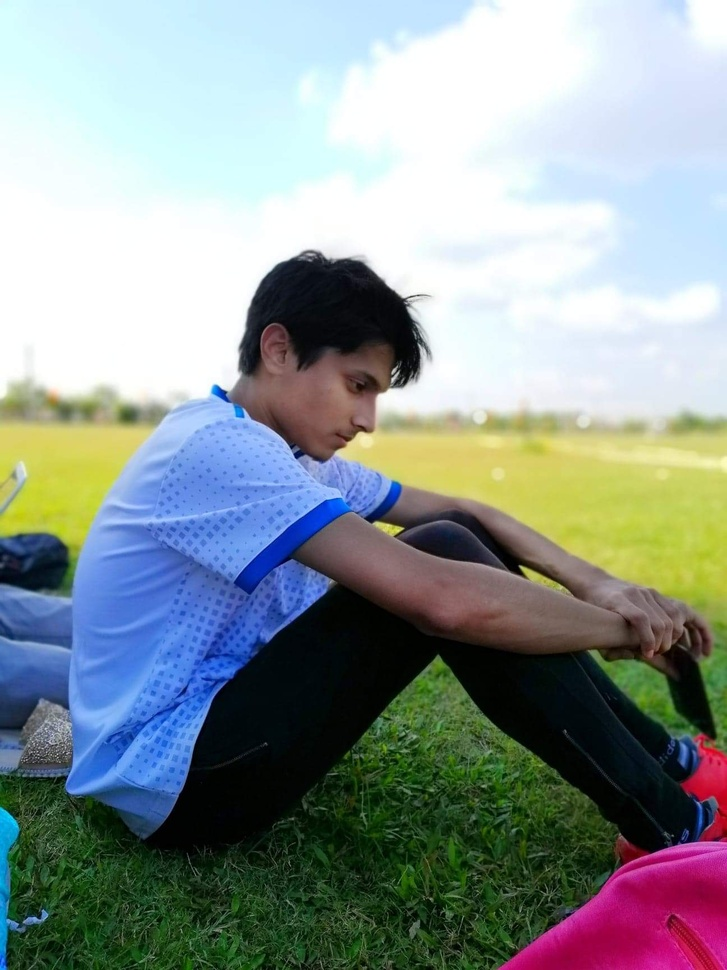
#> input picture imgs/Zyan 2.jpeg, 727 x 970 px, shrunk from 1296 x 1728 before the run; its folder holds only this picture in this run
$ python main.py
#> lines starting #> are read from the running program, lines starting #| are printed output that depends on the picture
from PIL import Image, ImageEnhance, ImageFilter
import os

path = './imgs'
pathOut = '/edit'

for filename in os.listdir(path):
    img = Image.open(f"{path}/{filename}")
#> img is the input picture: PIL image 727x970 RGB; mean R, G, B 139.6, 149.6, 149.1
    edit = img.filter(ImageFilter.SHARPEN)

    fact = 1.2
    enhancer = ImageEnhance.Contrast(edit)
    edit = enhancer.enhance(fact)
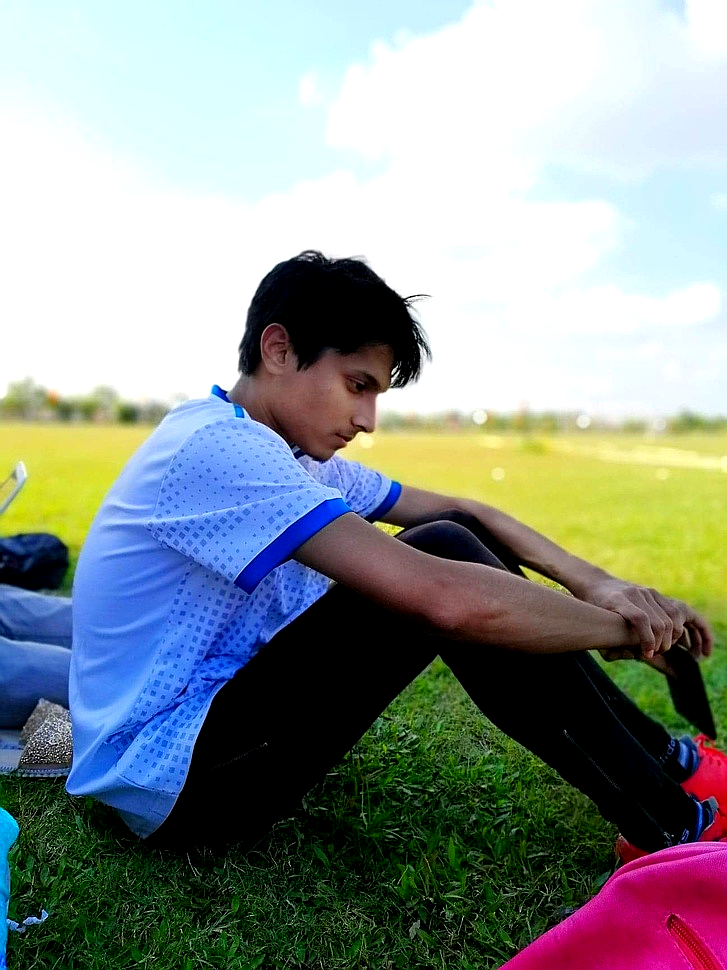
#> edit: PIL image 727x970 RGB; mean R, G, B 139.4, 147.6, 145.4
    clean_name = os.path.splitext(filename)[0]
    edit.save(f'.{pathOut}/{clean_name}_edited.png')

$ run again, on imgs/Zyan.jpg
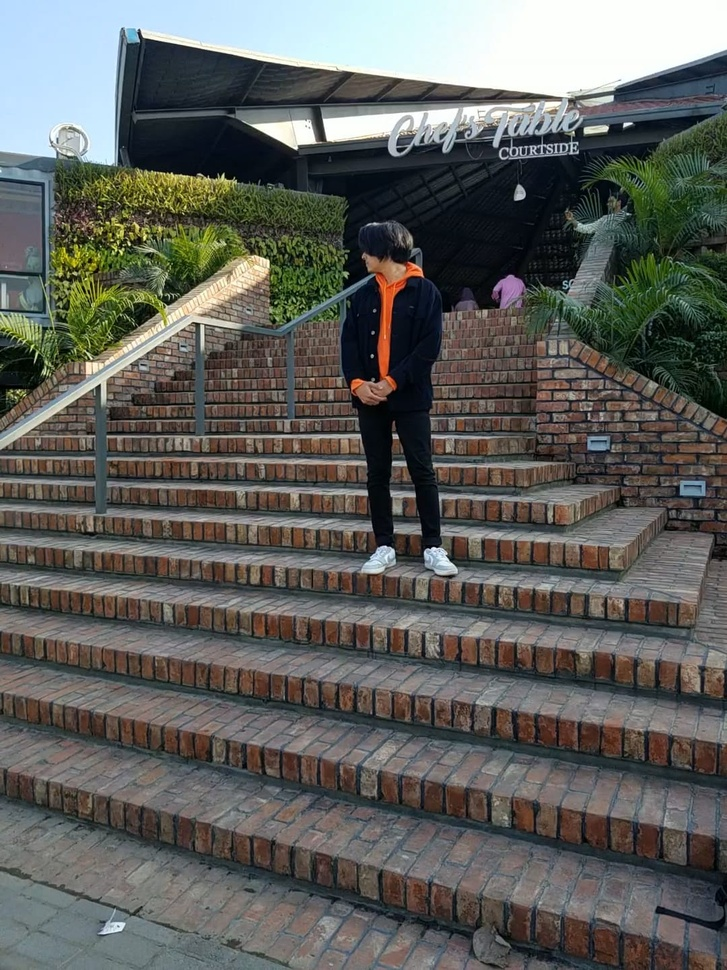
#> input picture imgs/Zyan.jpg, 727 x 970 px, shrunk from 1080 x 1440 before the run
#> img is the input picture: PIL image 727x970 RGB; mean R, G, B 94.3, 95.2, 91.2
#> `edit = enhancer.enhance(fact)`:
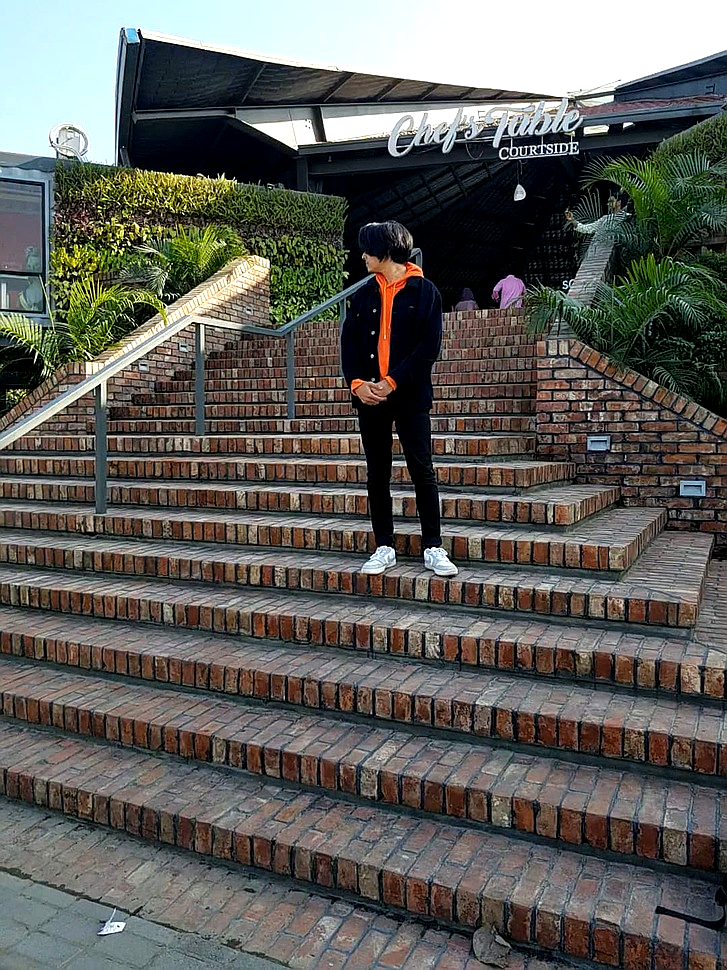
#> edit: PIL image 727x970 RGB; mean R, G, B 94.2, 93.9, 88.8
